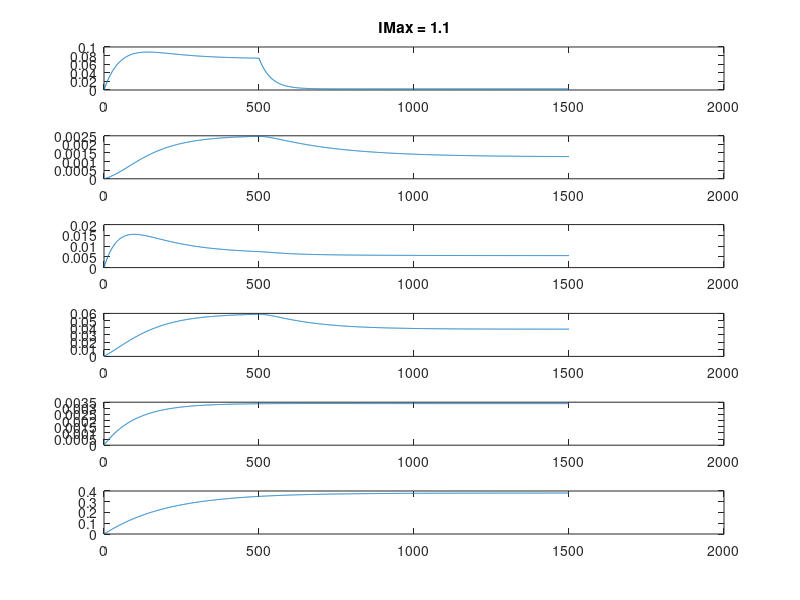
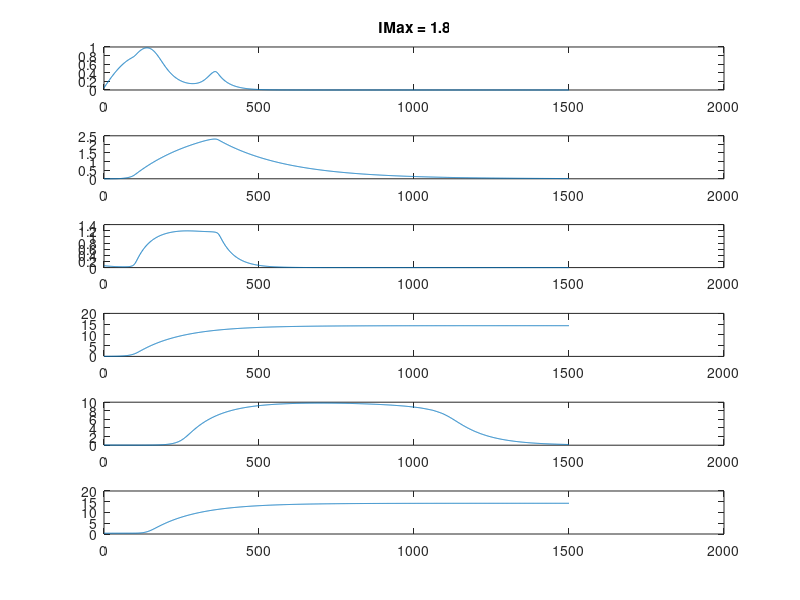
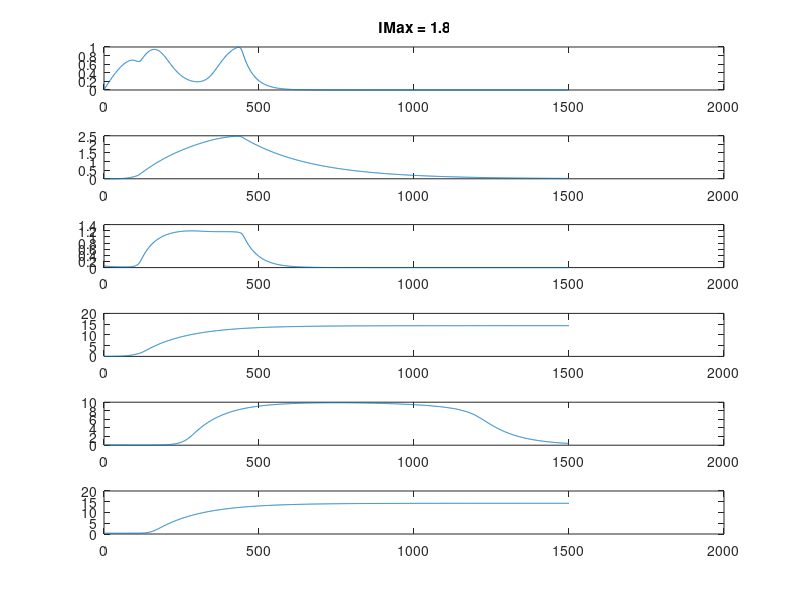

These figures' MATLAB source, in order:


IMaxVals = [1.1 1.8 1.8];
IC_C = [0.0, 0.0, 0.0, 0.0, 0.0, 0.0];
IC_D = [0.050, 0.00, 0.062, 0.046, 0.035, 0.35];
IC_E = [0.005, 0.00, 0.052, 0.03, 0.08, 0.35];
ICVals = [IC_C; IC_D; IC_E];



for i = 1:length(IMaxVals)      % FOR EVERY INPUT CURRENT VALUE ....

    figure, hold on;

    %% External inputs (as a vector)  
    I1fun = @(t) (t<=500).*IMaxVals(i);
    I = @(t) [I1fun(t); 0*t; 0*t; 0*t; 0*t; 0*t];              %Applied current in V1
    
    %% Connectivity matrices
    W = [... %V1E  PPCE     PFCE         V1I     PPCI     PFCI
             1.0,   11.22,  1.29,       -2.3,    0,     0;...    % V1E
             4.57,  1.0,    10.57,       0,     -1.8,   0;...    % PPCE
             0.72,  9.87,   1.0,         0,      0,    -1.9;...  % PFCE

             2.0,    0,      0,          0.5,    0,     0;...    % V1I
             0,      2.0,    0,          0,      0.5,   0;...    % PPCI
             0,      0,      2.0,        0,      0,     0.5;     % PFCI
    ];
    
%% Homotopy:
    alpha = 1;                        % homotopy value                     
    W(1,3) = alpha*W(1,3); 

    %% Gain functions excitatory & inhibitory parts
    mu1E= 3;  nu1E =2.0;
    mu2E= 2;  nu2E =4.0;
    mu3E= 2;  nu3E =2.0;
    mu1I= 2;  nu1I =0.3;
    mu2I= 2;  nu2I =0.3;
    mu3I= 2;  nu3I =0.3;
    
    % FIRING RATE FUNCTION
    fr = @(v,mu,nu) 1/(1+exp(-mu*(v-nu)));       
    S = @(v) [ fr(v(1),mu1E,nu1E);  fr(v(2),mu2E,nu2E); fr(v(3),mu3E,nu3E); fr(v(4),mu1E,nu1E); fr(v(5),mu2E,nu2E); fr(v(6),mu3E,nu3E)]; 

    %% Time constants
    tauE = [30; 66.6;  38]; 
    tauI = [10; 10;  10];
    tau = [tauE; tauI];

    %% Decay constants
    betaE = [0.8; 0.3; 0.8]; betaI = [0.07; 0.1; 0.07];
    beta = [betaE; betaI];

    %% Right-hand side
    F = @(t,u)(-beta.*u + S(W*u + I(t)))./tau;

    %% Time step
    tSpan = [0:1:1500];
    [t,U] = ode23s(F,tSpan, ICVals(i,:));

    %% Plot trajectory
    for subl = 1:6
       subplot(6,1,subl)
       plot(t,U(:,subl)); drawnow;
    end
    subplot(6,1,1)
    title(['IMax = ' num2str(IMaxVals(i))]);
    
    hold off;

end

hold off;







